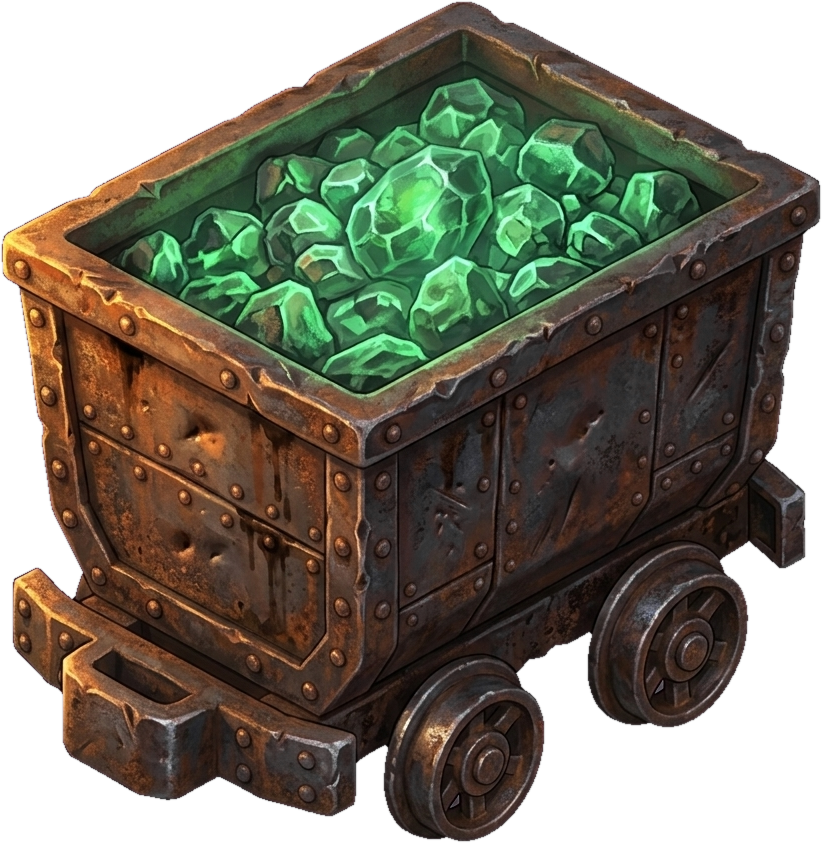
#> input picture fundo_ferro_standalone/assets/rails/carrinho_cheio_v1.png, 822 x 843 px, given in place of estacao_guindaste_v1_1791563188346.jpg, which was not available
$ python process_estacao_clean.py
#> lines starting #> are read from the running program, lines starting #| are printed output that depends on the picture; after the words box and inside, x2 and y2 are one past the last pixel; in counts of white or black regions, pixels touching at a corner belong together; pictures that were not available may be replaced by others from this repository, and a replacement may not be noted
import numpy as np
from PIL import Image, ImageFilter
from scipy.ndimage import binary_erosion

def process_estacao_clean(src, out_paths):
    im = Image.open(src).convert("RGBA")
#> im is the input picture: PIL image 822x843 RGBA; mean R, G, B, A 69.9, 64.3, 52.9, 182.9
    arr = np.array(im, dtype=np.float32)
    r, g, b = arr[:, :, 0], arr[:, :, 1], arr[:, :, 2]
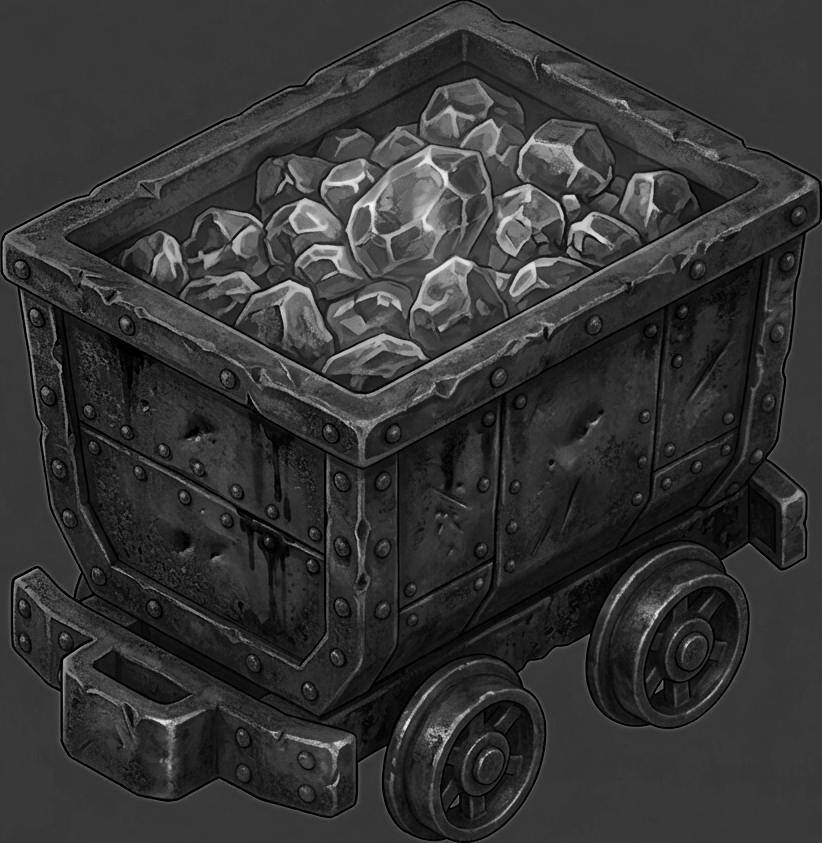
#> b: shape (843, 822) float32; min 0, max 246, mean 52.9

    # Magenta
    is_mag = (r > 120) & (b > 120) & ((np.minimum(r, b) - g) > 50)
#> is_mag: shape (843, 822) bool; every value is 0

    # Sem binary_fill_holes para que os vãos do corrimão fiquem 100% transparentes
    mask = ~is_mag
#> mask: shape (843, 822) bool; every value is 1
    mask = binary_erosion(mask, iterations=2)
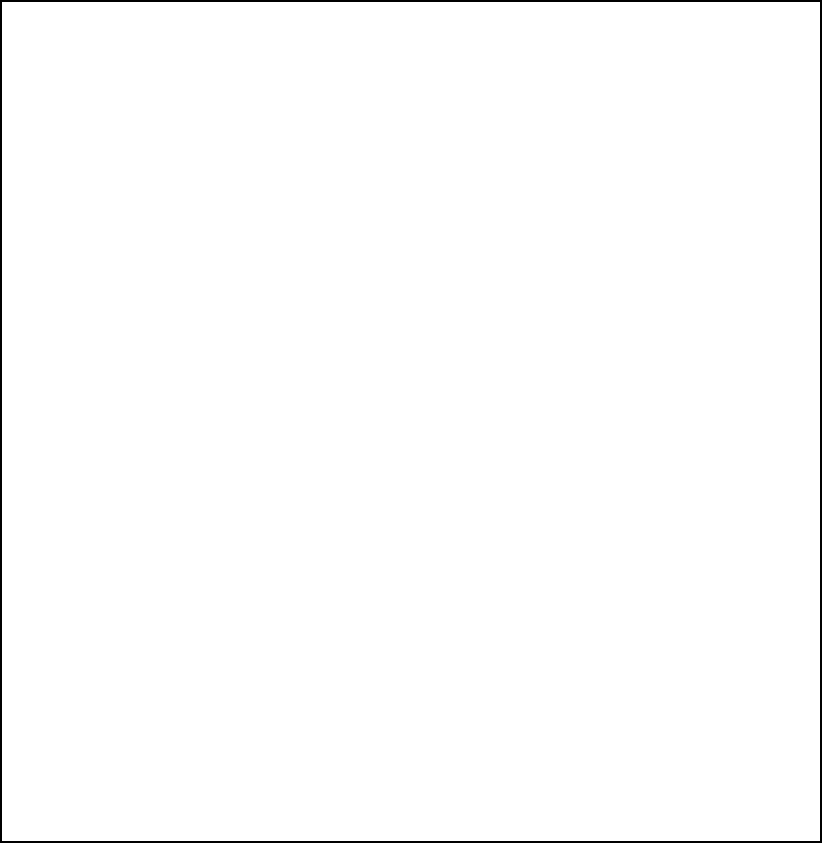
#> mask: shape (843, 822) bool; 99% white; 1 black region, box (x1, y1, x2, y2) and area: (0, 0, 822, 843) 6644

    # Despill
    excess = np.maximum(0.0, np.minimum(r, b) - g)
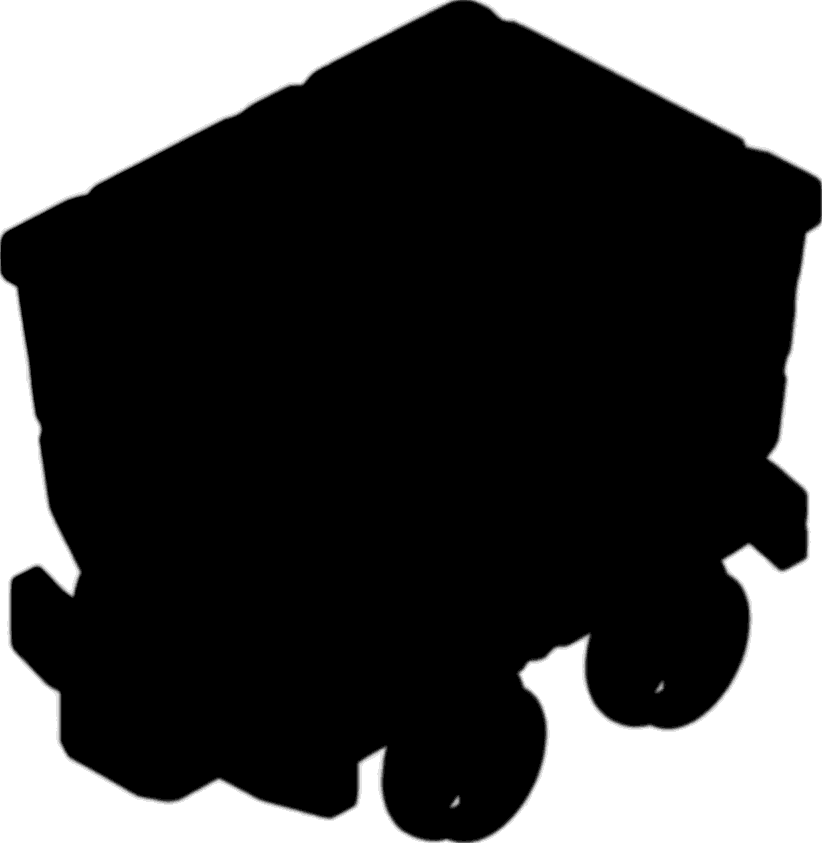
#> excess: shape (843, 822) float32; min 0, max 10, mean 2.72; drawn with min black and max white
    r = np.clip(r - excess * 0.95, 0, 255)
    b = np.clip(b - excess * 0.95, 0, 255)

    alpha = Image.fromarray((mask * 255).astype(np.uint8)).filter(ImageFilter.GaussianBlur(0.6))
    out = Image.fromarray(np.dstack([r, g, b, np.array(alpha, dtype=np.float32)]).astype(np.uint8))
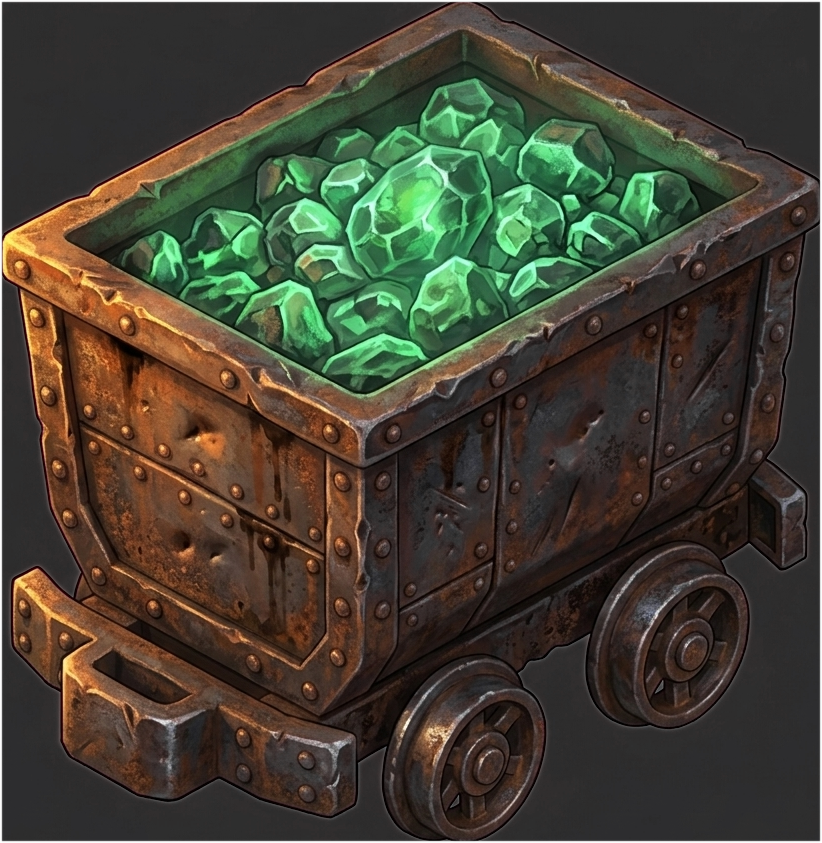
#> out: PIL image 822x843 RGBA; mean R, G, B, A 67.2, 64.3, 50.1, 252.6; transparent parts drawn white
    bbox = out.getbbox()
#> bbox = (0, 0, 822, 843)
    if bbox:
        out = out.crop(bbox)

    w, h = out.size
#> w = 822; h = 843
    sh = out.split()[-1].resize((w, max(8, int(h * 0.25))), Image.Resampling.BILINEAR)
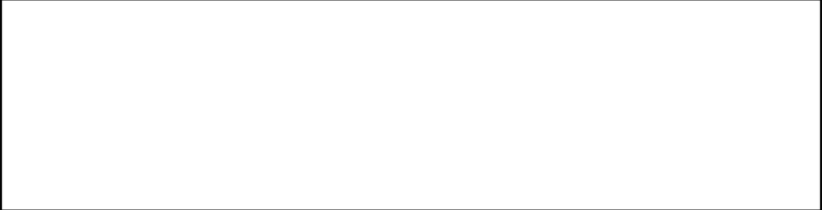
#> sh: PIL image 822x210 L; min 2, max 255, mean 252.7
    sh_a = (np.array(sh, dtype=np.float32) * 0.55).astype(np.uint8)
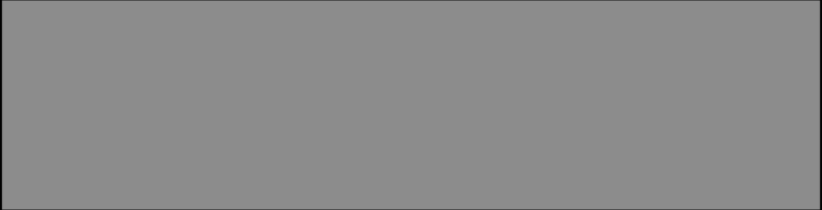
#> sh_a: shape (210, 822); min 1, max 140, mean 138.7
    z = np.zeros_like(sh_a)
    shadow = Image.fromarray(np.dstack([z, z, z, sh_a])).filter(ImageFilter.GaussianBlur(5))
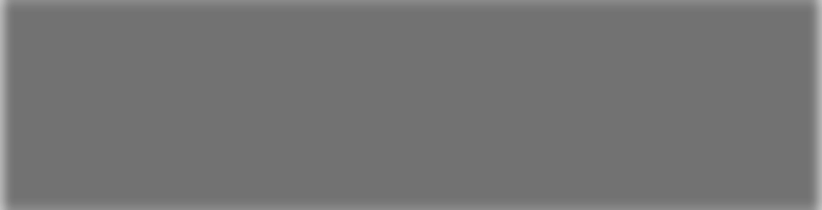
#> shadow: PIL image 822x210 RGBA; mean R, G, B, A 0, 0, 0, 137.9; transparent parts drawn white

    for p in out_paths:
        out.save(p)
        shadow.save(p.replace(".png", "_sombra.png"))
        print(f"Salvo limpo: {p}")

paths = [
    r"c:\Users\Usuario\Documents\jogo\fundo_ferro_standalone\assets\rails\estacao_plataforma_v1.png",
    r"c:\Users\Usuario\Documents\jogo\assets\rails\estacao_plataforma_v1.png"
]
process_estacao_clean(r"C:\Users\Usuario\.gemini\antigravity\brain\24487463-0c7d-44b2-91e8-4982c2631f5b\estacao_guindaste_v1_1791563188346.jpg", paths)

$ run again, on fundo_ferro_standalone/assets/rails/carrinho_mina_vertical_v1.png
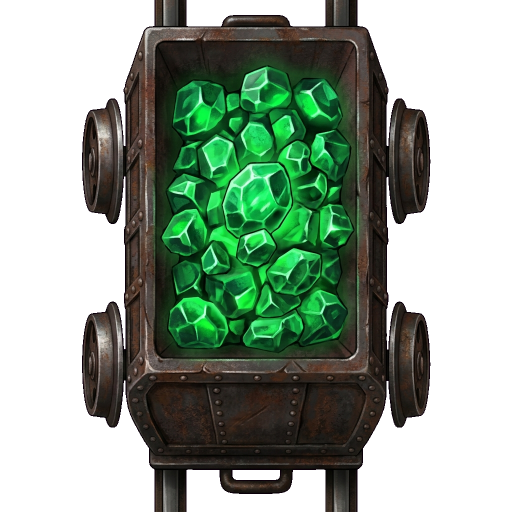
#> input picture fundo_ferro_standalone/assets/rails/carrinho_mina_vertical_v1.png, 1024 x 1024 px, given in place of estacao_guindaste_v1_1791563188346.jpg, which was not available (shown at 1/2 size)
#> in process_estacao_clean, im is the input picture: PIL image 1024x1024 RGBA; mean R, G, B, A 44.6, 53.9, 45.4, 132.6
#> is_mag: shape (1024, 1024) bool; every value is 0
#> in process_estacao_clean, `out = Image.fromarray(np.dstack([r, g, b, np.array(alpha, dtype=np.flo..`:
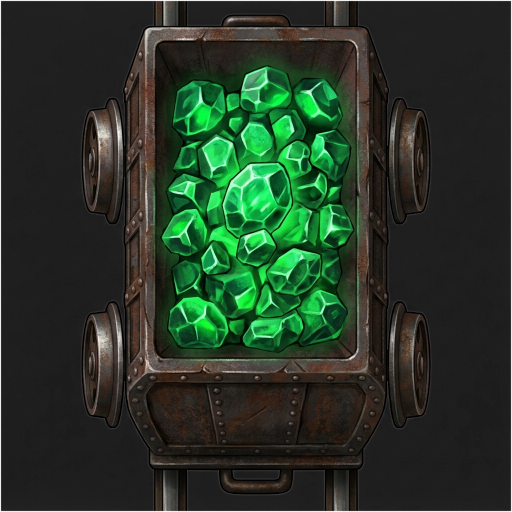
#> out: PIL image 1024x1024 RGBA (shown at 1/2 size); mean R, G, B, A 37.3, 53.9, 38.1, 253; transparent parts drawn white
#> bbox = (0, 0, 1024, 1024)
#> in process_estacao_clean, `sh = out.split()[-1].resize((w, max(8, int(h * 0.25))), Image.Resampli..`:
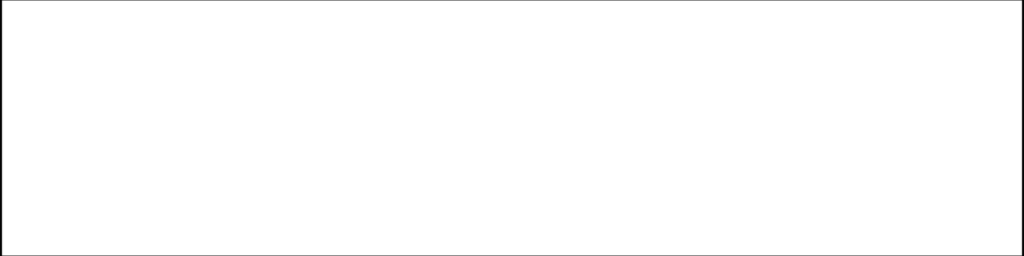
#> sh: PIL image 1024x256 L; min 2, max 255, mean 253.1
